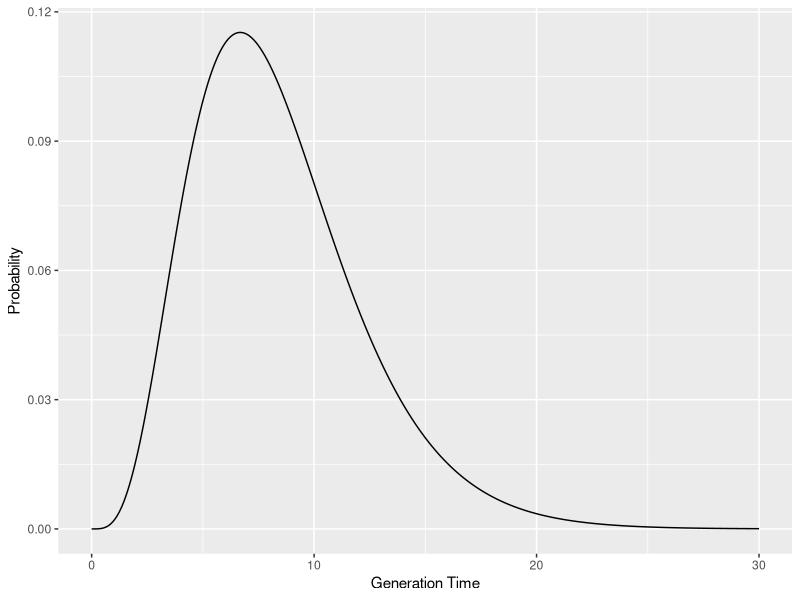
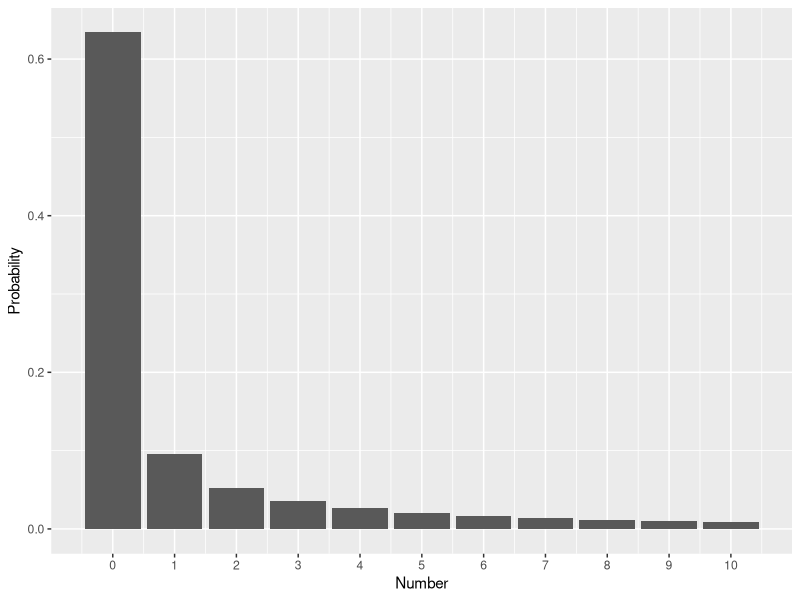
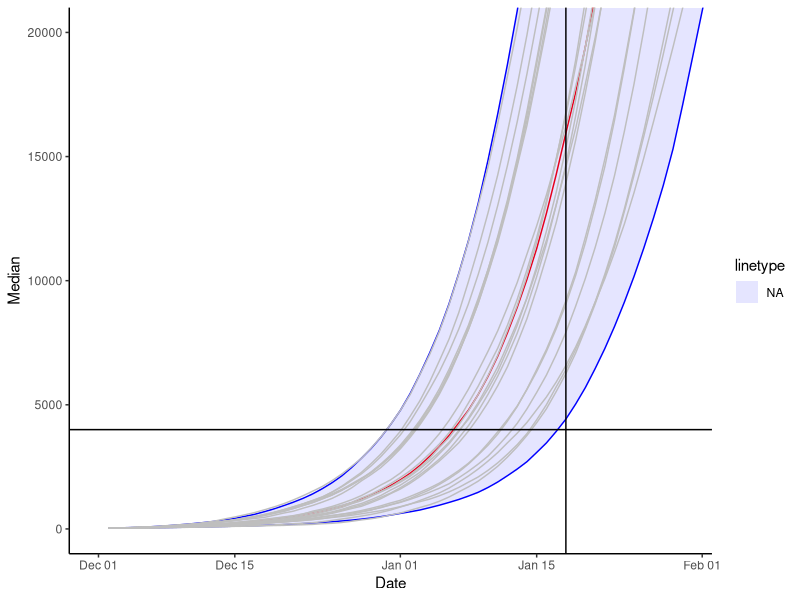

Generate these figures, in order, with R:
## Branching process model of epidemic spread

# This code is adapted from the study of [Riou and Althaus](https://www.biorxiv.org/content/10.1101/2020.01.23.917351v1), using the [code from GitHub](https://github.com/jriou/wcov), stripped down and rewritten for clarity.

library(data.table)
library(ggplot2)

# Set random number seed.

set.seed(1234)

# Set parameter values, using values from [Imai et al.](https://www.imperial.ac.uk/media/imperial-college/medicine/sph/ide/gida-fellowships/Imperial-2019-nCoV-transmissibility.pdf) and assuming a gamma distribution of generation times with mean `mu` 8.4 days and standard deviation `sd` of 3.8 days, taken from [Lipsitch et al. (2003](https://science.sciencemag.org/content/300/5627/1966.full).

R0 <- 2.6
k <- 0.16
mu <- 8.4
stdev <- 3.8
shape <- (mu/stdev)^2
scale <- (stdev^2)/mu

rcases <- function(n) rnbinom(n, size=k, mu=R0)
rtimes <- function(n) rgamma(n, shape = shape, scale = scale)

# Define Bellman-Harris branching process model.

bhbp <- function(
  index_cases, max_cases, max_time,
  casedistro = rcases, timedistro = rtimes
){
  cases <- index_cases
  times <- rep(0, cases)
  remaining_cases <- max_cases - cases
  while(cases & (0 < remaining_cases)) {
    secondary = casedistro(cases)
    tms <- timedistro(sum(secondary))
    t.new <- times[rep(1:cases, times = secondary)] + tms
    t.new <- t.new[t.new < max_time]
    cases <- length(t.new)
    remaining_cases <- remaining_cases - cases
    times <- c(t.new, times)
  }
  times <- sort(times)
  return(times)
}

# Plot the generation time distribution.

t <- seq(0,30,by=0.01)
g <- dgamma(t,shape=shape,scale=scale)
ggplot(
  data.table(`Generation Time`=t,Probability=g)
) + 
  aes(`Generation Time`, Probability) +
  geom_line()

# Plot the offspring distribution.

i <- seq(0,10)
d <- dnbinom(i, size=k, mu=R0)
ggplot(
  data.table(Number=i,Probability=d)
) +
  aes(x=Number,y=Probability) +
  geom_bar(stat="identity") +
  scale_x_continuous(breaks=i)

# Initial and stopping conditions.

index_cases <- 40
max_cases <- 5e4
max_time <- 90


# Set the number of simulations (note - Imai et al. used 5000).

nsims <- 500

# Run simulations.

grid <- data.table(sim=1:nsims)
compute <- grid[, {
  times <- bhbp(index_cases, max_cases, max_time)
  .(
    cases = cumsum(hist(times, breaks = 0:max_time, plot=FALSE)$counts),
    times = 1:max_time
  )
}, by=sim ]

day0 <- as.Date("2019-12-01")

summary_results <- compute[, {
  qs <- quantile(cases, probs = c(0.025, 0.5, 0.975))
  .(Lower=qs[1], Median=qs[2], Upper=qs[3])
}, by=.(Day=times)]
summary_results[, Date := day0+Day ]

# Plot trajectories over time, highlighting 4000 cases on 2020-01-18.

ntraj <- 20
ggplot(summary_results)+
  geom_line(aes(x=Date,y=Median),color="red")+
  geom_line(aes(x=Date,y=Upper),color="blue")+
  geom_line(aes(x=Date,y=Lower),color="blue")+
  geom_ribbon(aes(x=Date,ymin=Lower,ymax=Upper, linetype = NA), fill="blue", alpha = 0.1)+
  geom_line(aes(x=times+day0,y=cases,group=factor(sim)),data=compute[sim<=ntraj,],color="gray")+
  coord_cartesian(xlim=c(as.Date("2019-12-01"),as.Date("2020-01-30")),ylim=c(1,20000))+
  geom_vline(xintercept=as.Date("2020-01-18"))+
  geom_hline(yintercept=4000)+
  theme_classic()